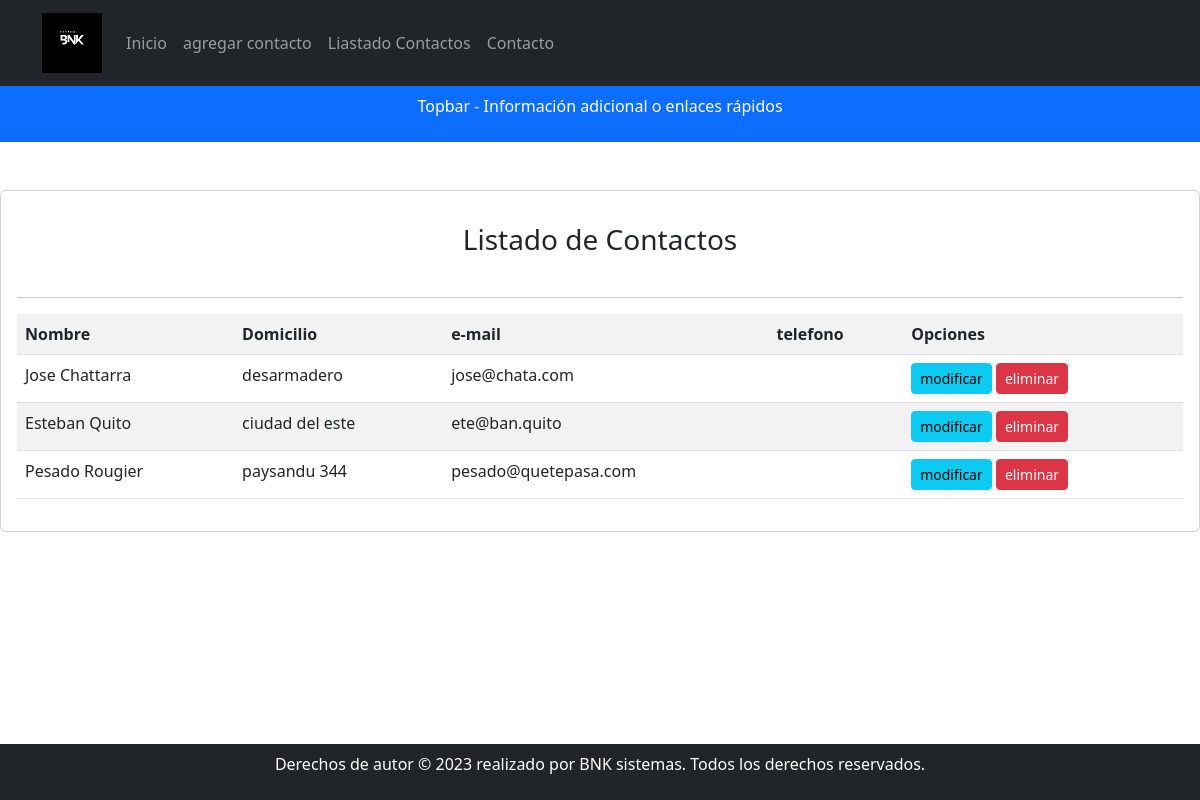
Page /listar-contacto/ on the earlier database version.
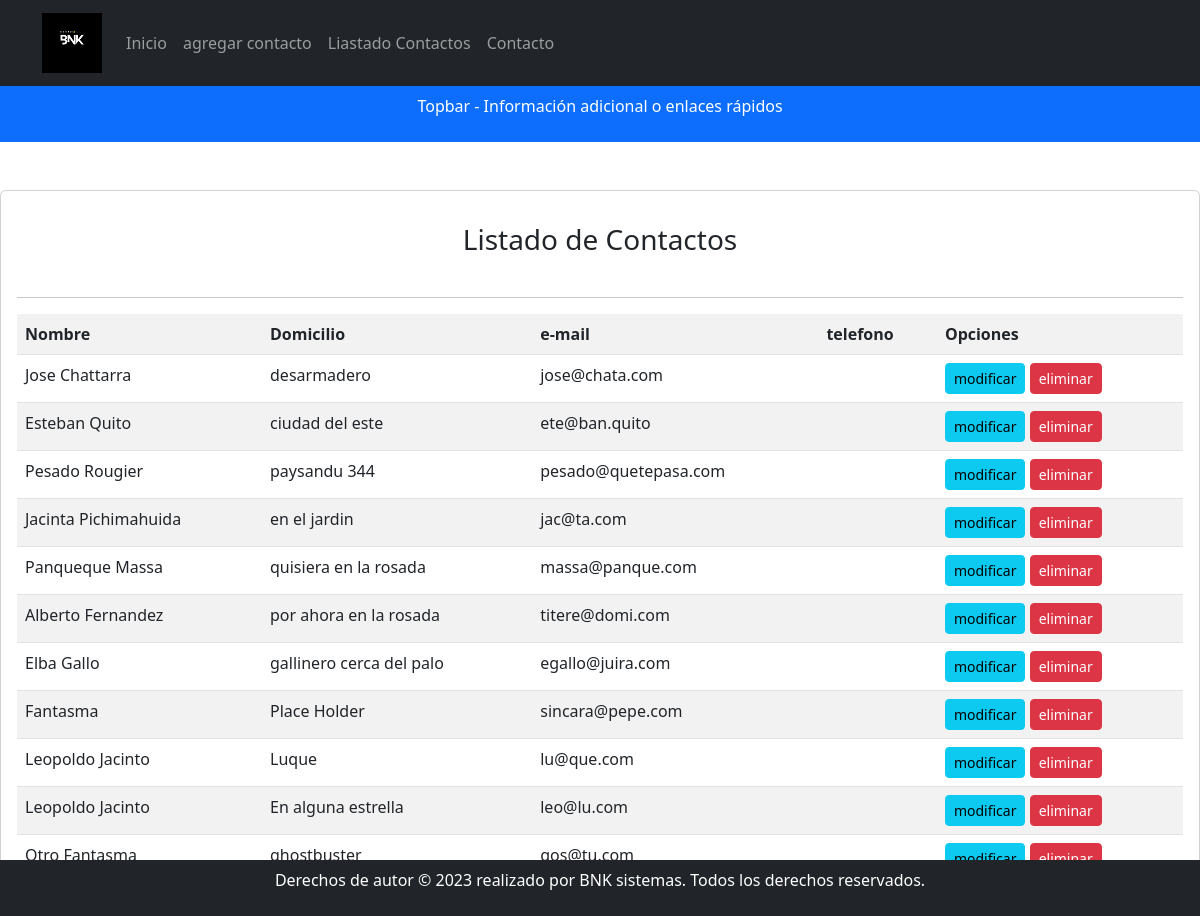
Same page on the later database version.
### app/models.py (models this page shows, shortened)
class Contacto(models.Model):
    nombre = models.CharField(max_length=100)
    domicilio = models.CharField(max_length=100)
    email = models.EmailField()
    telefono = models.CharField(max_length=15)
    imagen = models.ImageField(upload_to='contacto_imagenes/',
                               null=True, blank=True, default='contacto_imagenes/default_contacto.jpg',
                               verbose_name='Imagen de la persona')
    provincia = models.ForeignKey(
        Provincia, on_delete=models.SET_NULL, null=True, blank=True)
    class Meta:
        verbose_name = "Contacto"
        verbose_name_plural = "Contactos"
        db_table = "contacto"

### app/views.py (the view)
# urls.py: path('listar-contacto/', listar_contacto, name="listar_contacto"),
def listar_contacto(request):
    contactos=Contacto.objects.all()
    data={
        'contactos': contactos
    }
    return render(request, 'app/contacto/listar.html', data)

### app/templates/app/contacto/listar.html
{%extends 'app/base.html' %}
{% block contenido %}
<br>
<br>
<div class="card">
    <div class="card-body">
      <div class="card-body text-center">
        <h3 >Listado de Contactos</h3>
      </div>
      <hr>
      <table class="table table-striped table-hover table-responsive-sm">
        <tr>
            <th>Nombre</th>
            <th>Domicilio</th>
            <th>e-mail</th>
            <th>telefono</th>
            <th>Opciones</th>
        </tr>
        {% for c in contactos %}
        <tr>
            <td>{{c.nombre | title }}</td>
            <td>{{c.domicilio }}</td>
            <td>{{c.email}}</td>
            <td>{{telefono}} </td>
            <td>
               <a href="{% url 'modificar_contacto' c.id %}" class="btn btn-info btn-sm">modificar</a>
               <a href="{% url 'eliminar_contacto' c.id %}" class="btn btn-danger btn-sm">eliminar</a>
            </td>
        </tr>
        {% endfor %}
    </table>
    </div>
</div>
{% endblock %}

Differences in the rows shown:
added Contacto: nombre "Jacinta Pichimahuida", domicilio "en el jardin", email "jac@ta.com"
added Contacto: nombre "Panqueque Massa", domicilio "quisiera en la rosada", email "massa@panque.com"
added Contacto: nombre "Alberto Fernandez", domicilio "por ahora en la rosada", email "titere@domi.com"
added Contacto: nombre "Elba Gallo", domicilio "gallinero cerca del palo", email "egallo@juira.com"
added Contacto: nombre "Fantasma", domicilio "Place Holder", email "sincara@pepe.com"
added Contacto: nombre "Leopoldo Jacinto", domicilio "Luque", email "lu@que.com"
added Contacto: nombre "Leopoldo Jacinto", domicilio "En alguna estrella", email "leo@lu.com"
added Contacto: nombre "Otro Fantasma", domicilio "ghostbuster", email "gos@tu.com"
